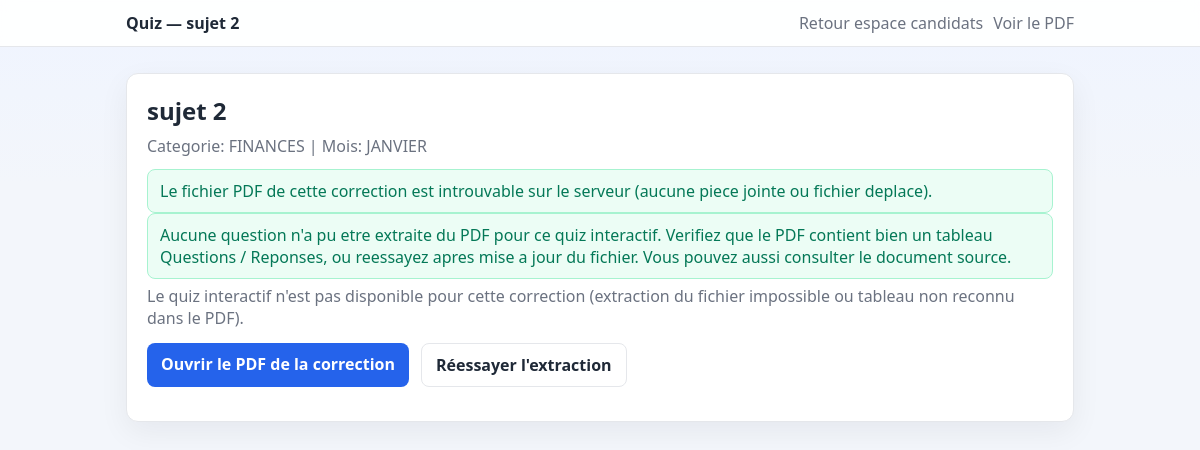
Page /candidats/corrections/2/quiz/ (signed in) on the committed database.
### cours/models.py (models this page shows, shortened)
class Correction(models.Model):
    titre = models.CharField(max_length=200)
    description = models.TextField(blank=True)
    categorie = models.ForeignKey(
        Categorie, on_delete=models.CASCADE, related_name="corrections"
    )
    mois = models.ForeignKey(Mois, on_delete=models.PROTECT, related_name="corrections")
    fichier_pdf = models.FileField(upload_to="corrections_pdfs/")
    cree_le = models.DateTimeField(auto_now_add=True)
    mis_a_jour_le = models.DateTimeField(auto_now=True)
    class Meta:
        ordering = ["-cree_le"]
        verbose_name = "Correction"
        verbose_name_plural = "Corrections"

class Categorie(models.Model):
    nom = models.CharField(max_length=120, unique=True)
    description = models.TextField(blank=True)
    class Meta:
        ordering = ["nom"]
        verbose_name = "Categorie"
        verbose_name_plural = "Categories"

class Mois(models.Model):
    nom = models.CharField(max_length=40, unique=True)
    ordre = models.PositiveSmallIntegerField()
    class Meta:
        ordering = ["ordre", "nom"]
        constraints = [
            models.CheckConstraint(
                condition=models.Q(ordre__gte=1) & models.Q(ordre__lte=12),
                name="mois_ordre_entre_1_et_12",
            )
        ]
        verbose_name = "Mois"
        verbose_name_plural = "Mois"

### cours/views.py (the view, shortened to what this page needs)
@login_required(login_url="connexion_candidat")
def quiz_correction(request, correction_id: int):
    correction = get_object_or_404(
        Correction.objects.select_related("categorie", "mois"), pk=correction_id
    )
    if not candidat_a_acces(request.user, correction.categorie_id, correction.mois_id):
        raise PermissionDenied
    items = list(
        CorrectionQuizItem.objects.filter(correction=correction).order_by("ordre", "id")
    )
    if not items:
        pdf_path = _correction_pdf_abs_path(correction)
        rows: list = []
        extract_warnings: list[str] = []
        if not pdf_path:
            messages.error(
                request,
                "Le fichier PDF de cette correction est introuvable sur le serveur "
                "(aucune piece jointe ou fichier deplace).",
            )
    if not items:
        messages.info(
            request,
            "Aucune question n'a pu etre extraite du PDF pour ce quiz interactif. "
            "Verifiez que le PDF contient bien un tableau Questions / Reponses, "
            "ou reessayez apres mise a jour du fichier. Vous pouvez aussi consulter le document source.",
        )
        return render(
            request,
            "cours/quiz_correction.html",
            {
                "correction": correction,
                "items": [],
                "question_rows": [],
                "resultats": None,
                "quiz_unavailable": True,
            },
        )

### cours/views.py (called while the page is built, shortened)
def _correction_pdf_abs_path(correction: Correction) -> str | None:
    f = correction.fichier_pdf
    if not f:
        return None
    name = (getattr(f, "name", None) or "").strip()
    if not name:
        return None
    p: str | None = None
    try:
        p = f.path
    except (ValueError, AttributeError):
        p = None
    if p and os.path.isfile(p):
        return p
    storage = f.storage
    if hasattr(storage, "path"):
        try:
            p2 = storage.path(name)
            if os.path.isfile(p2):
                return p2
        except OSError:
            pass
    return None

def candidat_a_acces(user, categorie_id: int, mois_id: int) -> bool:
    if user.is_staff:
        return True
    annuel = Abonnement.objects.filter(
        candidat=user,
        categorie_id=categorie_id,
        option__type_abonnement=OptionAbonnement.TYPE_ANNUEL,
        statut=Abonnement.STATUT_VALIDE,
    ).exists()
    if annuel:
        return True
    return Abonnement.objects.filter(
        candidat=user,
        categorie_id=categorie_id,
        mois_id=mois_id,
        option__type_abonnement=OptionAbonnement.TYPE_MENSUEL,
        statut=Abonnement.STATUT_VALIDE,
    ).exists()

### cours/templates/cours/quiz_correction.html (shortened to what this page needs)
<!DOCTYPE html>
<html lang="fr">
<head>
    {% load static %}
    <link rel="stylesheet" href="{% static 'cours/styles.css' %}">
</head>
<body>
    <header class="topbar">
        <div class="topbar-inner">
            <span class="brand">Quiz — {{ correction.titre }}</span>
            <div class="top-actions">
                <a href="{% url 'espace_candidats' %}" class="link-muted">Retour espace candidats</a>
                <a href="{% url 'support_pdf_correction' correction.id %}" class="link-muted" target="_blank" rel="noopener">Voir le PDF</a>
            </div>
        </div>
    </header>
    <main class="container">
        <section class="card">
            <h1>{{ correction.titre }}</h1>
            <p class="meta">Categorie: {{ correction.categorie.nom }} | Mois: {{ correction.mois.nom }}</p>
            {% if messages %}
                <ul class="messages">
                    {% for message in messages %}
                        <li>{{ message }}</li>
                    {% endfor %}
                </ul>
            {% endif %}
            {% if quiz_unavailable %}
                <p class="meta">Le quiz interactif n'est pas disponible pour cette correction (extraction du fichier impossible ou tableau non reconnu dans le PDF).</p>
                <p class="actions">
                    <a class="btn" href="{% url 'support_pdf_correction' correction.id %}" target="_blank" rel="noopener">Ouvrir le PDF de la correction</a>
                    <a class="btn btn-secondary" href="{% url 'quiz_correction' correction.id %}?sync=1">Réessayer l'extraction</a>
                </p>
            {% endif %}
        </section>
    </main>
</body>
</html>

### cours/static/cours/styles.css (style rules this page uses)
:root { --bg: #f3f6fb; --card: #ffffff; --card-soft: #f8fbff; --text: #1f2937; --muted: #6b7280; --primary: #2563eb; --primary-dark: #1d4ed8; --border: #e5e7eb; --success-bg: #ecfdf5; --success-text: #047857; }
* { box-sizing: border-box; }
body { margin: 0; font-family: "Segoe UI", Arial, sans-serif; background: linear-gradient(180deg, #eff4ff 0%, var(--bg) 40%); color: var(--text); }
.topbar { position: sticky; top: 0; z-index: 20; background: color-mix(in srgb, var(--card) 92%, transparent); border-bottom: 1px solid var(--border); backdrop-filter: blur(8px); }
.topbar-inner { max-width: 980px; margin: 0 auto; padding: 12px 16px; display: flex; justify-content: space-between; align-items: center; gap: 12px; }
.brand { font-weight: 700; color: var(--text); }
.top-actions { display: flex; align-items: center; gap: 10px; }
.container { max-width: 980px; margin: 26px auto 36px; padding: 0 16px; }
.card { background: var(--card); border: 1px solid var(--border); border-radius: 12px; padding: 20px; box-shadow: 0 10px 30px rgba(15, 23, 42, 0.06); margin-bottom: 18px; }
h1, h2 { margin-top: 0; }
h1 { margin-bottom: 8px; }
p { color: var(--muted); }
a { color: var(--primary); text-decoration: none; font-weight: 600; }
.actions { display: flex; flex-wrap: wrap; gap: 12px; margin: 14px 0; }
.messages { list-style: none; padding: 0; margin: 12px 0 0; }
.messages li { padding: 10px 12px; border-radius: 8px; background: var(--success-bg); color: var(--success-text); border: 1px solid #a7f3d0; }
button, .btn { display: inline-block; background: var(--primary); border: none; color: white; padding: 10px 14px; border-radius: 8px; font-weight: 600; cursor: pointer; }
.btn-secondary { background: transparent; color: var(--text); border: 1px solid var(--border); }
.link-muted { font-weight: 500; color: var(--muted); }
.meta { color: var(--muted); margin: 6px 0; }

### rows in the picture
Correction: titre "sujet 2", categorie.nom "FINANCES", mois.nom "JANVIER"

### other values in the picture
{{ message }} "Le fichier PDF de cette correction est introuvable sur le serveur (aucune piece jointe ou fichier deplace)."
